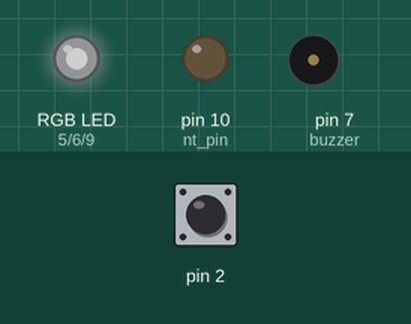
Bench run of a sketch on a simulated Arduino Uno, built with avr-gcc and run on an emulated ATmega328P. Shown: an RGB LED mixed from three pins (HIGH = lit), output pins drawn as LEDs (lit = HIGH), buzzer (waves = sounding). The inputs (shaded band) are chosen by the test bench; at power-on: pin 2 HIGH. Dim RGB values are drawn brighter than linear.

Above: at 1.2 s.
1.3 s: pin 2 pulled LOW for 0.25 s
At 1.67 s:
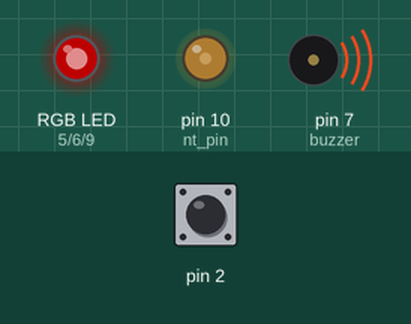
At 2.27 s:
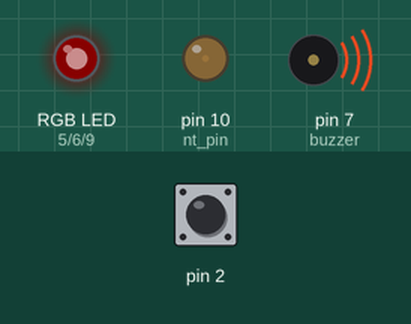
Timing chart, 0 to 10.1 s (numbered marks = the images above; inputs shaded):
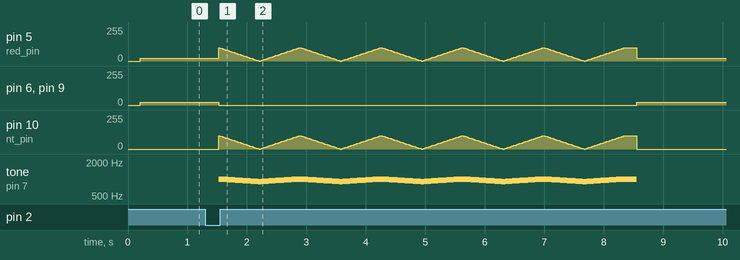

The sketch:

A5_HigherVoltageTransitors.ino
```cpp
/* A5: High(er) Voltage and Transistors
 *  Jocelyn Chen
 *  Monday 2.21.2022
 *
 *  This program is a pick-all-the-worms-without-picking-the-infected-worm game (inspired by Operation and Let's Go Fishin games)
 *  This program includes a capacitive sensor, RGB LED, N-MOSFET Transistor, and LED strip.
 *  Some code in this program references Arduino example codes (fading the LED uses the Arduino Fade Example Code).
*/

// include library for capacitive sensor
#include <CapacitiveSensor.h>

// capacitive sensor with 1 megaohm resistor between pins 4 & 2, pin 2 is sensor pin, add wire
CapacitiveSensor   cs_4_2 = CapacitiveSensor(4,2);

const int nt_pin = 10;         // pin for n-mostfet transistor
const int buzzer = 7;          // pin for passive buzzer
const int red_pin = 5;         // pin for red color in RGB LED
const int green_pin = 6;       // pin for green color in RGB LED
const int blue_pin = 9;        // pin for blue color in RGB LED

/// SETUP FUNCTION ///
// the setup function runs once when you press reset or power the board
void setup() {
  Serial.begin(9600);          // Initialize serial communication at 9600 bits per second:
  pinMode(nt_pin, OUTPUT);     // Set pin for N-MOSFET transistor as OUTPUT
  analogWrite(nt_pin, 0);      // Set LED strip initial state to off (0)
  pinMode(buzzer, OUTPUT);     // Set pin for buzzer set as OUTPUT
  pinMode(red_pin, OUTPUT);    // Set pin for red color in RGB LED as OUTPUT
  pinMode(green_pin, OUTPUT);  // Set pin for green color in RGB LED as OUTPUT
  pinMode(blue_pin, OUTPUT);   // Set pin for blue color in RGB LED as OUTPUT
}

/// ALARM FUNCTION ///
// the alarm function sounds the buzzer and flashes the LED strip and RGB LED (red color) using fade
void alarm() {
  // fade out from max to min in increments of 3 points (with max being 100 and min being 0)
  for (int fadeValue = 100 ; fadeValue >= 0; fadeValue -= 3) {
    // map the RGB LED fade value to the range of frequency for the buzzer to calibrate
    //    - read in a range 0 to 100 (fade value for the LED)
    //    - write out a range 900 to 1000 (for buzzer frequency)
    int frequency = map(fadeValue, 0, 100, 900, 1000);
    // set buzzer with the mapped frequency value
    tone(buzzer, frequency);
    // set red color for RGB LED with the fade value
    analogWrite(red_pin, fadeValue);
    // sets LED strip with fade value
    analogWrite(nt_pin, fadeValue);
    // wait 20 ms
    delay(20);
  }

  // fade in from min to max in increments of 3 points (with max being 100 and min being 0)
  for (int fadeValue = 0; fadeValue <= 100; fadeValue += 3) {
    // map the RGB LED fade value to the range of frequency for the buzzer to calibrate
    //    - read in a range 0 to 100 (fade value for the LED)
    //    - write out a range 900 to 1000 (for buzzer frequency)
    int frequency = map(fadeValue, 0, 100, 900, 1000);
    // set buzzer with the mapped frequency value
    tone(buzzer, frequency);
    // set red color for RGB LED with the fade value
    analogWrite(red_pin, fadeValue);
    // sets LED strip with fade value
    analogWrite(nt_pin, fadeValue);
    // wait 20 ms
    delay(20);
  }
}

/// GET READING FUNCTION ///
// function to read in the capacitive sensor value as a parameter and either:
//    - do nothing if a normal worm was picked (reading < 1600)
//    - sound the alarm and fade LEDs if the infected worm was picked (reading > 1600)
// 1600 was chosen as the capacitive sensor read in values from around 0-1800, so I used 1600 as the threshold value
void getReading(int led_in) {
  // if the capacitive sensor reading is less than 1600
  if (led_in < 1600) {
    // wait 100 ms
    delay(100);
    // Set LED strip to off (0)
    analogWrite(nt_pin, 0);
    // Set red color in RGB LED to 20
    analogWrite(red_pin, 20);
    // Set green color in rgb LED to 20
    analogWrite(green_pin, 20);
    // Set blue color in rgb LED to 20
    analogWrite(blue_pin, 20);
    // Stop buzzer sound
    noTone(buzzer);
  } else { // led_in >= 1600 (capacitive sensor reading is greater than equal to 1600)
    for (int i = 0; i < 5; i++) {
      // Set green color in rgb LED to 0
      analogWrite(green_pin, 0);
      // Set blue color in rgb LED to 0
      analogWrite(blue_pin, 0);
      // sound the buzzer and fade the LED strip and red color in RGB led
      alarm();
    }
  }
}

/// LOOP FUNCTION ///
// the loop function runs over and over again forever
void loop() {
  // set sensor resolution to 30
  long total1 =  cs_4_2.capacitiveSensor(30);
  // wait 100 ms (delay) to limit data to serial port
  delay(100);
  // get capacitive sensor reading and either:
  //    - do nothing if a normal worm was picked (reading < 1600)
  //    - sound the alarm if the infected worm was picked (reading >= 1600)
  getReading(total1);
}
```
